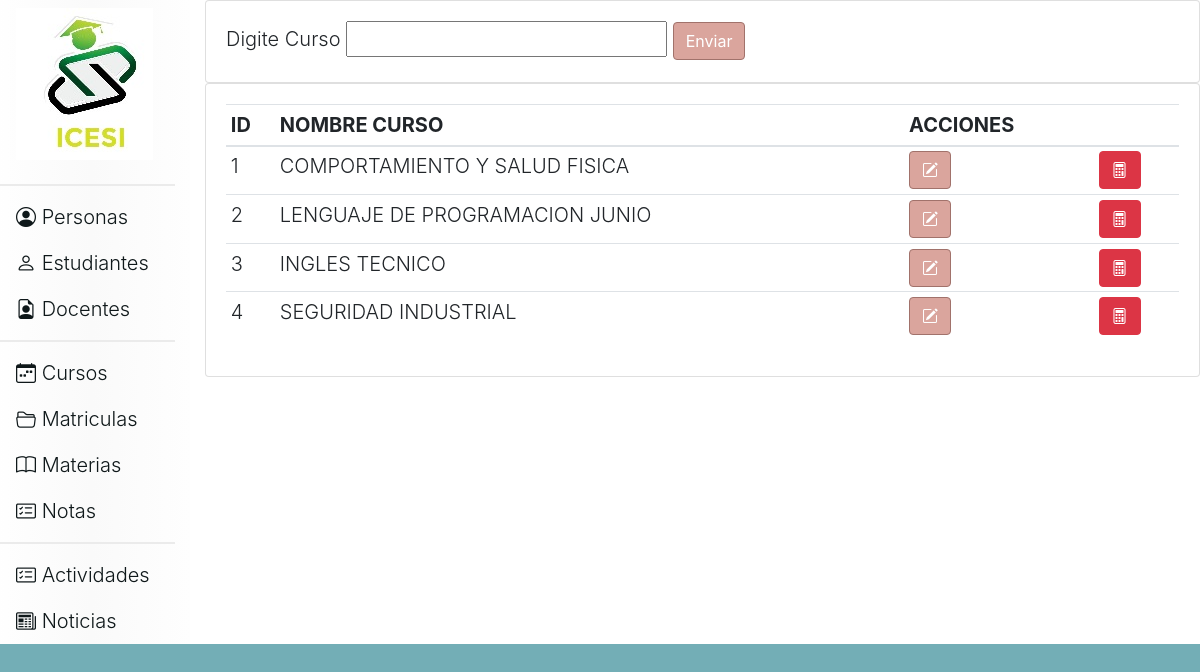
The page /cursos on the database as committed earlier.
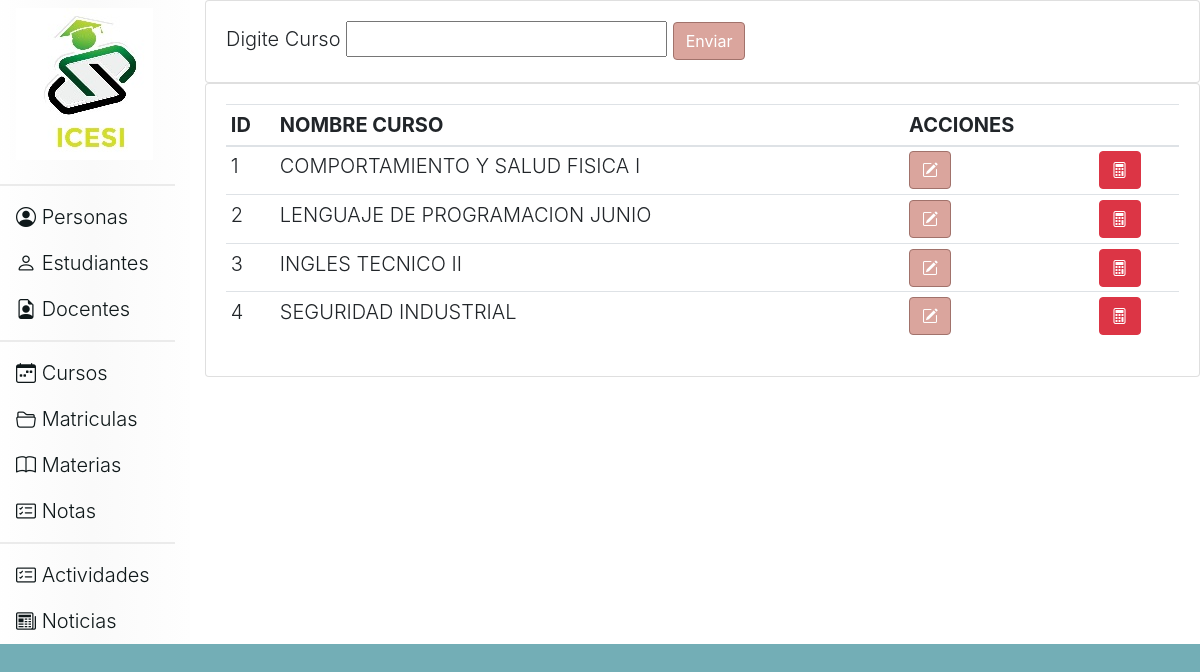
The same page on the database as committed later.
### tables this page shows
CREATE TABLE `cursos` (
  `id` integer NOT NULL,
  `nombre_curso` char(30) DEFAULT NULL,
  PRIMARY KEY (`id`)
);

### app.py (the view)
@app.route('/cursos',methods=('GET','POST'))
def cursos():
    if request.method == 'POST':
        curso=request.form['txtCurso']
        r=controller.CursosGuardar(curso)
        response=controller.CursosListar()
        return render_template('cursos.html',lista=response)
    else:
        response=controller.CursosListar()
        return render_template('cursos.html',lista=response)

### controller.py (called while the page is built)
def Conectar():
    conexion= sqlite3.connect("ciclo3db.db")
    return conexion

def CursosListar():
    conn= Conectar()
    cursor= conn.execute("SELECT * FROM CURSOS")
    return cursor.fetchall() #item
    conn.close()

### templates/cursos.html (shortened to what this page needs)
{% extends 'head.html' %}
{% block contenido %}
    <div class="card">
        <div class="card-body">
            <form action="/cursos" method="POST" >
                <label for="">Digite Curso</label>
                <input type="text" name="txtCurso" required>
                <button type="submit" class="asignar-deco btn btn-primary">Enviar</button>
            </form>
        </div>
    </div>
    <div class="card">
        <div class="card-body">
            <table class="table table-sm">
                <thead>
                    <tr>
                        <th>ID</th>
                        <th>NOMBRE CURSO</th>
                        <th>ACCIONES</th>
                        <th></th>
                    </tr>
                </thead>
                <tbody>
                    {% for item in lista %}
                    <tr>
                        <td>{% print(item[0])%}</td>
                        <td>{% print(item[1])%}</td>
                        <td>
                            <form action="/cursos_editar" method="POST">
                                <button type="submit" class="btn btn-primary" title="Editar"><i class="bi bi-pencil-square"></i></button>
                            </form>
                        </td>
                        <td>
                            <form action="/cursos_detalle" method="POST">
                                <button type="submit" class="btn btn-danger" title="detalle Curso"><i class="bi bi-calculator"></i></button>
                            </form>
                        </td>
                    </tr>
                    {% endfor %}
                </tbody>
            </table>
        </div>
    </div>
{% endblock %}

Rows that differ between the two databases and show on the page:
changed cursos id 1: nombre_curso "COMPORTAMIENTO Y SALUD FISICA" → "COMPORTAMIENTO Y SALUD FISICA I"
changed cursos id 3: nombre_curso "INGLES TECNICO" → "INGLES TECNICO II"
